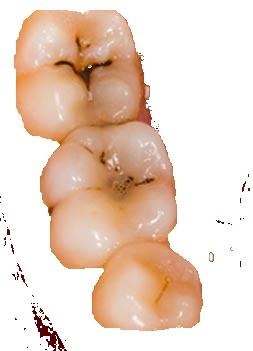
#> input picture CariesRobot/photo/final.jpg, 253 x 351 px
$ python segmentacion3.py   (older library calls are emulated)
#> lines starting #> are read from the running program, lines starting #| are printed output that depends on the picture; after the words box and inside, x2 and y2 are one past the last pixel; in counts of white or black regions, pixels touching at a corner belong together
import cv2
# Importing opencv library
import numpy as np
#  Importing NumPy,which is the fundamental package for scientific computing with Python
img = cv2.imread('../photo/final.jpg')
#> img is the input picture: shape (351, 253, 3); mean B, G, R 197.4, 212.4, 234.9
# Read the image from disk
cv2.imshow("Original image", img)  # Display image
img_float = np.float32(img)  # Convert image from unsigned 8 bit to 32 bit float
criteria = (cv2.TERM_CRITERIA_EPS+cv2.TERM_CRITERIA_MAX_ITER, 10, 1)
# Defining the criteria ( type, max_iter, epsilon )
# cv2.TERM_CRITERIA_EPS - stop the algorithm iteration if specified accuracy, epsilon, is reached.
# cv2.TERM_CRITERIA_MAX_ITER - stop the algorithm after the specified number of iterations, max_iter.
# cv2.TERM_CRITERIA_EPS + cv2.TERM_CRITERIA_MAX_ITER - stop the iteration when any of the above condition is met.
# max_iter - An integer specifying maximum number of iterations.In this case it is 10
# epsilon - Required accuracy.In this case it is 1
k = 50  # Number of clusters
ret, label, centers = cv2.kmeans(img_float, k, None, criteria, 50, cv2.KMEANS_RANDOM_CENTERS)
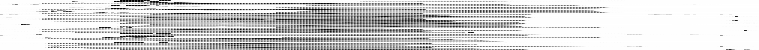
#> centers: shape (50, 759) float32; min 0, max 255, mean 211.5; drawn with min black and max white
#> ret = 57852132; label = 351 values, max 49 at index 184, min 0 at index 332, mean 23.9
# apply kmeans algorithm with random centers approach
center = np.uint8(centers)
# Convert the image from float to unsigned integer
res = center[label.flatten()]
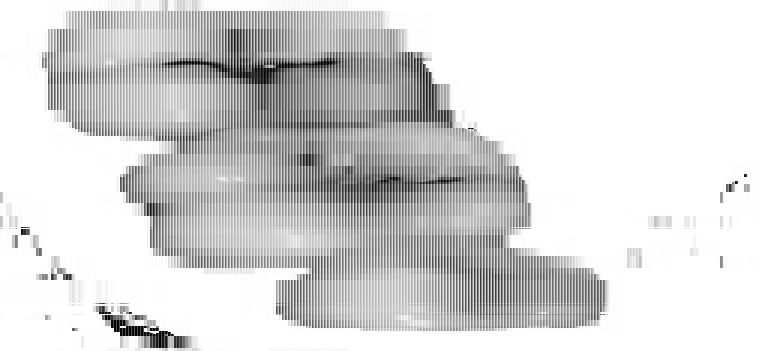
#> res: shape (351, 759); min 0, max 255, mean 214.6
# This will flatten the label
res2 = res.reshape(img.shape)
# Reshape the image
cv2.imshow("K Means", res2)  # Display image
cv2.imwrite("1.jpg", res2)  # Write image onto disk
meanshift = cv2.pyrMeanShiftFiltering(img, sp=8, sr=16, maxLevel=1, termcrit=(cv2.TERM_CRITERIA_EPS+cv2.TERM_CRITERIA_MAX_ITER, 5, 1))
# Apply meanshift algorithm on to image
cv2.imshow("Output of meanshift", meanshift)
# Display image
cv2.imwrite("2.jpg", meanshift)
# Write image onto disk
gray = cv2.cvtColor(img, cv2.COLOR_BGR2GRAY)
# Convert image from RGB to GRAY
ret, thresh = cv2.threshold(gray, 0, 255, cv2.THRESH_BINARY+cv2.THRESH_OTSU)
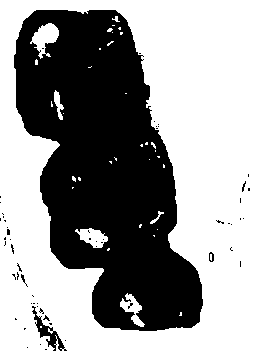
#> thresh: shape (351, 253); 58% white; 58 black regions (54 under 20 px), largest, box (x1, y1, x2, y2) and area: (14, 10, 203, 331) 36588, (32, 306, 67, 351) 383, (209, 252, 214, 262) 31, (21, 274, 28, 287) 24
#> ret = 210
# apply thresholding to convert the image to binary
fg = cv2.erode(thresh, None, iterations=1)
#> fg: shape (351, 253); 54.7% white; 26 black regions (12 under 20 px), largest, box (x1, y1, x2, y2) and area: (13, 9, 204, 332) 38643, (30, 302, 68, 351) 793, (11, 262, 29, 288) 178
# erode the image
bgt = cv2.dilate(thresh, None, iterations=1)
#> bgt: shape (351, 253); 61.2% white; 10 black regions (6 under 20 px), largest, box (x1, y1, x2, y2) and area: (15, 11, 202, 330) 34346, (39, 326, 50, 336) 55, (49, 332, 56, 345) 41, (35, 317, 42, 327) 23
# Dilate the image
ret, bg = cv2.threshold(bgt, 1, 128, 1)
# Apply thresholding
marker = cv2.add(fg, bg)
# Add foreground and background
canny = cv2.Canny(marker, 110, 150)
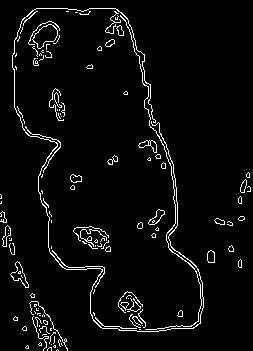
#> canny: shape (351, 253); 4.2% white in thin lines or dots
# Apply canny edge detector
new, contours, hierarchy = cv2.findContours(canny, cv2.RETR_TREE, cv2.CHAIN_APPROX_SIMPLE)
#> contours = 183 contours, 144 with area under 20; largest, box (x1, y1, x2, y2) and area: (32, 24, 58, 49) 352, (32, 24, 58, 49) 342, (10, 261, 29, 288) 178, (10, 261, 29, 288) 168, (148, 209, 165, 225) 108
# Finding the contors in the image using chain approximation
marker32 = np.int32(marker)
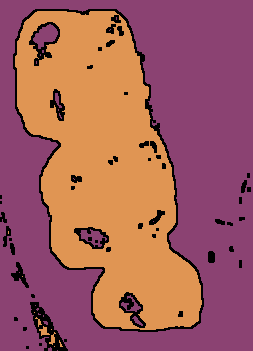
#> marker32: shape (351, 253) int32; 3 distinct labels, from 0 to 255; one colour per label, 0 black
# converting the marker to float 32 bit
cv2.watershed(img,marker32)
# Apply watershed algorithm
m = cv2.convertScaleAbs(marker32)
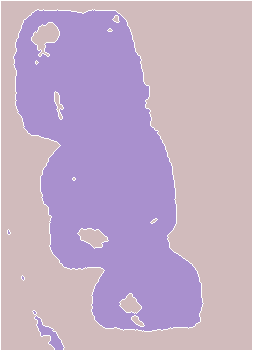
#> marker32: shape (351, 253) int32; 3 distinct labels, from -1 to 255; one colour per label, 0 black, -1 white
ret, thresh = cv2.threshold(m, 0, 255, cv2.THRESH_BINARY+cv2.THRESH_OTSU)
#> thresh: shape (351, 253); 56.1% white; 4 black regions (2 under 20 px), largest, box (x1, y1, x2, y2) and area: (13, 9, 204, 332) 37309, (0, 0, 253, 351) 1607
#> ret = 128
# Apply thresholding on the image to convert to binary image
thresh_inv = cv2.bitwise_not(thresh)
# Invert the thresh
res = cv2.bitwise_and(img, img, mask=thresh)
#> res: shape (351, 253, 3)
# Bitwise and with the image mask thresh
res3 = cv2.bitwise_and(img, img, mask=thresh_inv)
# Bitwise and the image with mask as threshold invert
res4 = cv2.addWeighted(res, 1, res3, 1, 0)
# Take the weighted average
final = cv2.drawContours(res4, contours, -1, (0, 255, 0), 1)
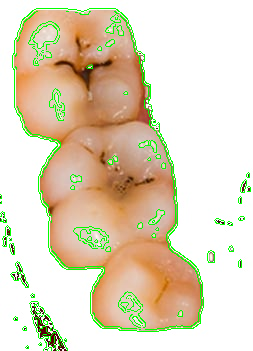
#> final: shape (351, 253, 3); mean B, G, R 189.5, 214.6, 225.2
# Draw the contours on the image with green color and pixel width is 1
cv2.imshow("Watershed", final)  # Display the image
cv2.imwrite("3.jpg", final)  # Write the image
cv2.waitKey()  # Wait for key stroke
